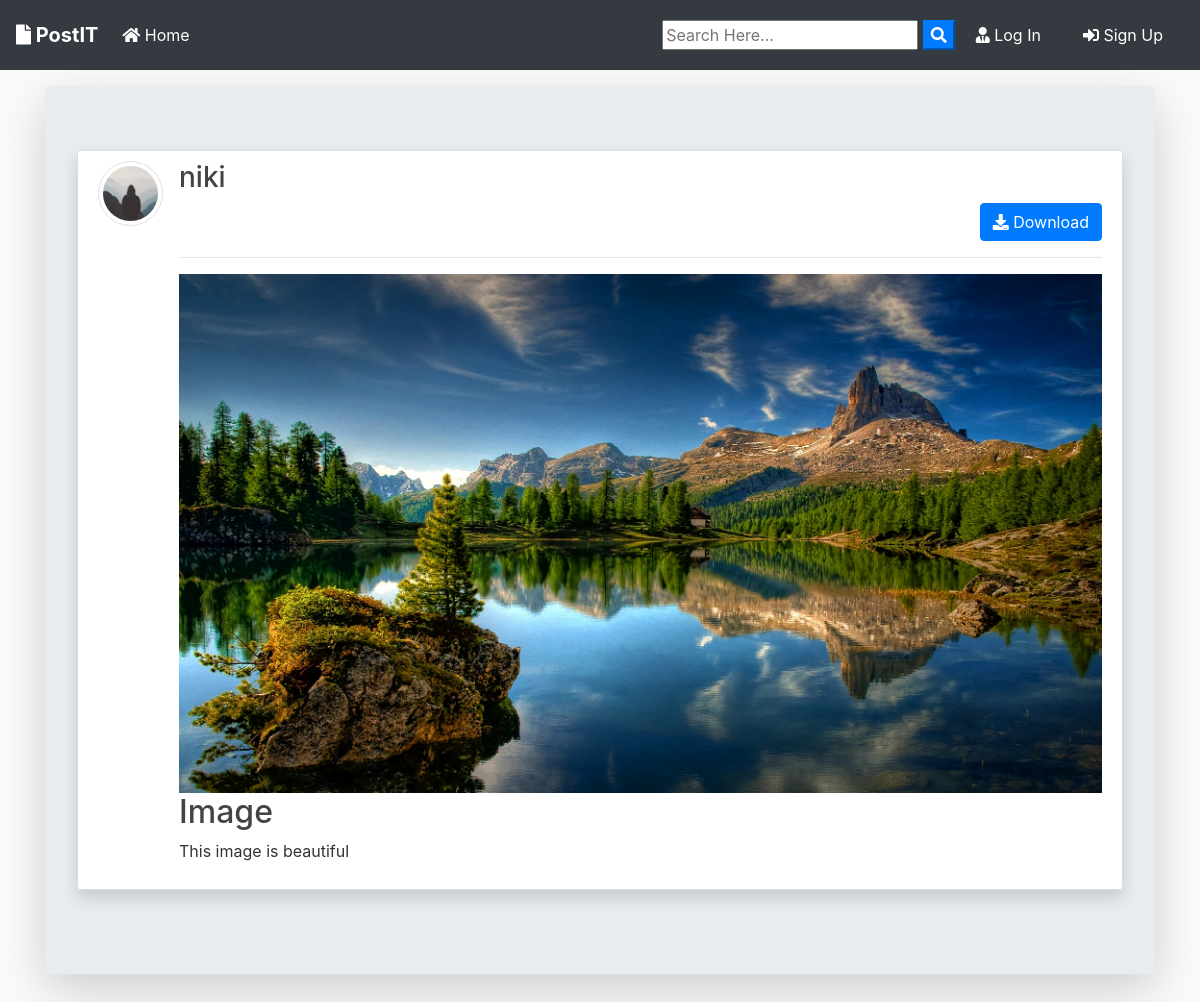
The app's page /post/1/ with its own data.
### blog/models.py (models this page shows, shortened)
class Post(models.Model):
	title = models.CharField(max_length=100)
	file = models.FileField(null=True,blank=True,upload_to='Files')
	content = models.TextField()
	date_posted = models.DateTimeField(default=timezone.now)
	author = models.ForeignKey(User, on_delete=models.CASCADE)
	def extension(self):
		name, extension = os.path.splitext(self.file.name)
		return extension

### user/models.py (models this page shows, shortened)
class Profile(models.Model):
    user = models.OneToOneField(User, on_delete=models.CASCADE)
    image = models.ImageField(default='default.jpg', upload_to='profile_pics')

### blog/views.py (the view)
# urls.py: path('post/<int:pk>/', PostDetailView.as_view(), name='post-detail'),
class PostDetailView(DetailView):
    model = Post
    template_name = 'blog/post_detail.html'

### blog/templates/blog/post_detail.html (shortened to what this page needs)
{% extends "blog/base.html" %}
{% block content %}
<div class="jumbotron mt-3 shadow-lg">
<article class="media content-section shadow ">
   <a href="{{ object.author.profile.image.url }} " target="_blank"> <img src="{{ object.author.profile.image.url }}  " alt="" class="article-img rounded-circle img-thumbnail img-fluid">
   </a>
    <div class="media-body">
      <div class="">
        <div class="d-flex justify-content-between">
        <a class="mr-2 mt-0 mb-0  text-dark" href="{% url 'user-posts' object.author.username  %}"><h3>{{ object.author }}</h3></a>
        </div>
        {% if object.author != user %}
          <div class="form-group mt-0 pt-0 d-flex justify-content-end">
            <a href="{{ object.file.url }}" download class="btn btn-primary flex-last" type="submit"><i class="fas fa-download"></i> Download</a>
          </div>
        {% endif %}
        <hr>
      </div>
      <div>
        {% if object.file %}
          {% if object.extension == '.jpg' or object.extension == 'jpeg' or object.extension == 'png' %}
          <a href="{{ object.file.url }}"  download ><img src="{{ object.file.url }}" alt="" class="img-fluid "></a>
          {% elif object.extension == '.mp4' %}
            <div class="embed-responsive embed-responsive-16by9">
              <video id="video-1_html_api" class="vjs-tech" preload="auto" autoplay >
                <source src="{{ object.file.url }}" type="video/mp4" class="embed-responsive">
              </video>
            </div>
          {% elif object.extension == '.mp3' %}
            <audio controls >
              <source src="{{ object.file.url }}" type="audio/mp3" class="embed-responsive">
            </audio>
          {% endif %}
        {% endif %}
      </div>
      <h2>{{ object.title }}</h2>
      <p class="article-content">{{ object.content }}</p>
    </div>
  </article>
{% endblock content %}

### blog/static/blog/main.css (style rules this page uses)
body { background: #fafafa; color: #333333; margin-top: 0; }
h1, h2, h3, h4, h5, h6 { color: #444444; }
.content-section { background: #ffffff; padding: 10px 20px; border: 1px solid #dddddd; border-radius: 3px; margin-bottom: 20px; }
.article-content { white-space: pre-line; }
.article-img { height: 65px; width: 65px; margin-right: 16px; }

### records on screen
Post: author.profile.image (placeholder picture), author "niki", file (picture), title "Image", content "This image is beautiful"
